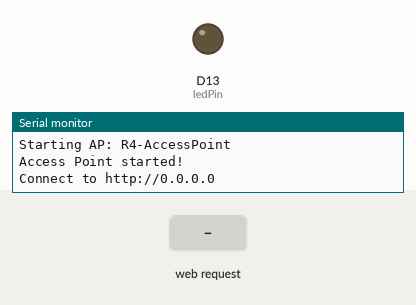
The sketch below on a simulated Arduino Uno R4 WiFi. Shown: output pins drawn as LEDs (lit = HIGH), the last lines printed to the serial monitor. Inputs (shaded band) come from the test bench.

Above: at 1.2 s.
1.3 s: HTTP request GET /blink received
At 1.7 s:
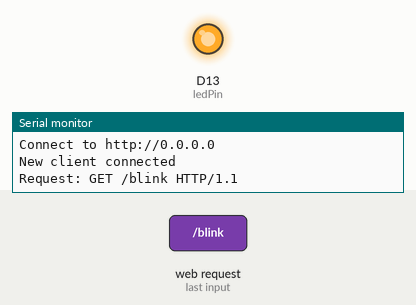
Timing chart, 0 to 4.3 s (numbered marks = the images above; inputs shaded):
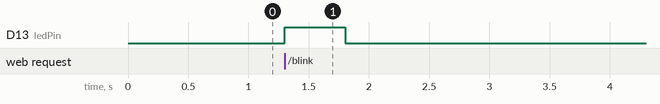

The sketch:

Arduino_Wifi_APmode_Example.ino
```cpp
#include <WiFiS3.h>

const char* ssid = "R4-AccessPoint";
const char* password = "mypassword";
WiFiServer server(80);
int ledPin = 13;

void setup() {
  pinMode(ledPin, OUTPUT);
  digitalWrite(ledPin, LOW);

  Serial.begin(9600);

  // Start Wi-Fi in Access Point mode
  WiFi.beginAP(ssid, password);
  Serial.print("Starting AP: ");
  Serial.println(ssid);

  Serial.println("\nAccess Point started!");
  IPAddress IP = WiFi.localIP();
  Serial.print("Connect to http://");
  Serial.println(IP);

  server.begin();
}

void loop() {
  WiFiClient client = server.available();
  if (client) {
    Serial.println("New client connected");

    String request = client.readStringUntil('\r');
    client.flush();

    Serial.print("Request: ");
    Serial.println(request);

    // Blink on command
    if (request.indexOf("GET /blink") >= 0) {
      digitalWrite(ledPin, HIGH);
      delay(500);
      digitalWrite(ledPin, LOW);
    }

    // Send HTML response
    client.println("HTTP/1.1 200 OK");
    client.println("Content-Type: text/html");
    client.println();
    client.println("<!DOCTYPE html><html>");
    client.println("<head><title>LED Blink</title></head>");
    client.println("<body>");
    client.println("<h1>Arduino Uno R4 WiFi</h1>");
    client.println("<p><a href=\"/blink\"><button>Blink LED</button></a></p>");
    client.println("</body></html>");

    delay(1);
    client.stop();
    Serial.println("Client disconnected");
  }
}
```

Measured:
- after the input at 1.3 s, D13 (ledPin): LOW → HIGH at once, → LOW 0.50 s later
